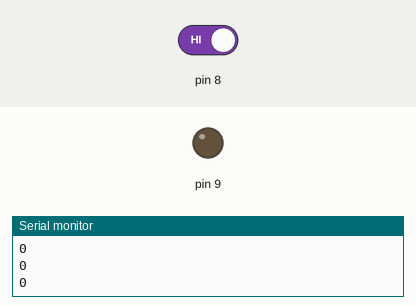
Recording of a sketch running on a simulated Arduino Uno, built with avr-gcc and run on an emulated ATmega328P. Parts: output pins drawn as LEDs (lit = HIGH), the last lines printed to the serial monitor. Inputs (shaded band) come from the test bench; at power-on: pin 8 HIGH.

Above: at 2.8 s.
2.9 s: pin 8 driven LOW
At 4.2 s:
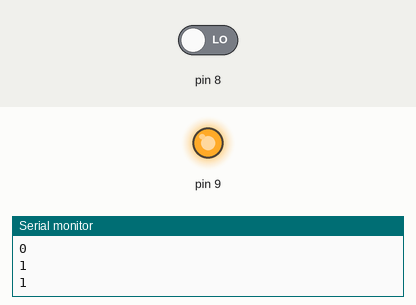
4.5 s: pin 8 driven HIGH
At 5.8 s:
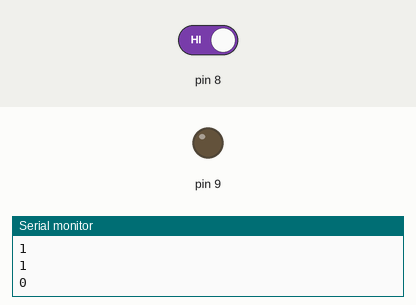
Timing chart, 0 to 7.5 s (numbered marks = the images above; inputs shaded):
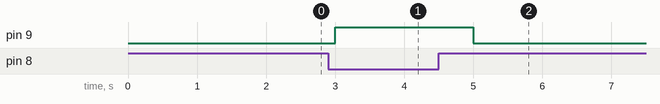

The sketch:

buttoncontrolledlamp.ino
```cpp
void setup() {
  Serial.begin(19200);
  pinMode(8, INPUT);
  pinMode(9, OUTPUT);
}

void loop() {
  for (int count = 0; count < 10; count++) {
    if (false == digitalRead(8)) {
      digitalWrite(9, HIGH);
      Serial.println(true);
    } else {
      digitalWrite(9, LOW);
      Serial.println(false);
    }
    delay(1000);
  }

}
```

Measured:
- after the input at 2.9 s, pin 9: LOW → HIGH after 0.10 s
- after the input at 4.5 s, pin 9: HIGH → LOW after 0.50 s
